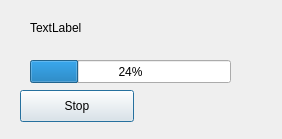
<?xml version="1.0" encoding="UTF-8"?>
<ui version="4.0">
 <class>Dialog</class>
 <widget class="QDialog" name="Dialog">
  <property name="geometry">
   <rect>
    <x>0</x>
    <y>0</y>
    <width>282</width>
    <height>139</height>
   </rect>
  </property>
  <property name="windowTitle">
   <string>Scanning</string>
  </property>
  <widget class="QLabel" name="status_label">
   <property name="geometry">
    <rect>
     <x>30</x>
     <y>20</y>
     <width>271</width>
     <height>16</height>
    </rect>
   </property>
   <property name="text">
    <string>TextLabel</string>
   </property>
  </widget>
  <widget class="QProgressBar" name="progress">
   <property name="geometry">
    <rect>
     <x>30</x>
     <y>60</y>
     <width>201</width>
     <height>23</height>
    </rect>
   </property>
   <property name="value">
    <number>24</number>
   </property>
  </widget>
  <widget class="QPushButton" name="stop_button">
   <property name="geometry">
    <rect>
     <x>20</x>
     <y>90</y>
     <width>114</width>
     <height>32</height>
    </rect>
   </property>
   <property name="text">
    <string>Stop</string>
   </property>
  </widget>
 </widget>
 <resources/>
 <connections>
  <connection>
   <sender>stop_button</sender>
   <signal>clicked()</signal>
   <receiver>Dialog</receiver>
   <slot>quit()</slot>
   <hints>
    <hint type="sourcelabel">
     <x>106</x>
     <y>135</y>
    </hint>
    <hint type="destinationlabel">
     <x>199</x>
     <y>149</y>
    </hint>
   </hints>
  </connection>
 </connections>
 <slots>
  <slot>quit()</slot>
 </slots>
</ui>
